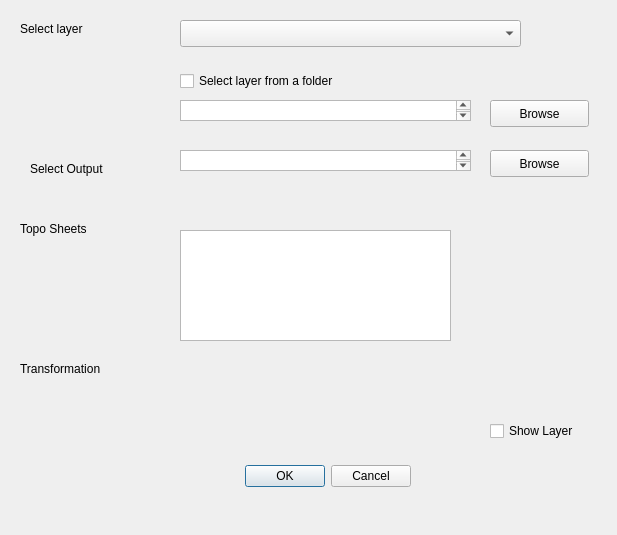
<?xml version="1.0" encoding="UTF-8"?>
<ui version="4.0">
 <class>UTM2CassinDialogBase</class>
 <widget class="QDialog" name="UTM2CassinDialogBase">
  <property name="geometry">
   <rect>
    <x>0</x>
    <y>0</y>
    <width>617</width>
    <height>535</height>
   </rect>
  </property>
  <property name="windowTitle">
   <string>UTM2Cassin</string>
  </property>
  <widget class="QDialogButtonBox" name="button_box">
   <property name="geometry">
    <rect>
     <x>70</x>
     <y>460</y>
     <width>341</width>
     <height>32</height>
    </rect>
   </property>
   <property name="orientation">
    <enum>Qt::Horizontal</enum>
   </property>
   <property name="standardButtons">
    <set>QDialogButtonBox::Cancel|QDialogButtonBox::Ok</set>
   </property>
  </widget>
  <widget class="QLabel" name="label">
   <property name="geometry">
    <rect>
     <x>20</x>
     <y>20</y>
     <width>101</width>
     <height>17</height>
    </rect>
   </property>
   <property name="text">
    <string>Select layer</string>
   </property>
  </widget>
  <widget class="QgsMapLayerComboBox" name="cboLayer">
   <property name="geometry">
    <rect>
     <x>180</x>
     <y>20</y>
     <width>341</width>
     <height>27</height>
    </rect>
   </property>
  </widget>
  <widget class="QCheckBox" name="chkSelect">
   <property name="geometry">
    <rect>
     <x>180</x>
     <y>70</y>
     <width>221</width>
     <height>22</height>
    </rect>
   </property>
   <property name="text">
    <string>Select layer from a folder</string>
   </property>
  </widget>
  <widget class="QTextEdit" name="textEdit">
   <property name="geometry">
    <rect>
     <x>180</x>
     <y>100</y>
     <width>291</width>
     <height>21</height>
    </rect>
   </property>
  </widget>
  <widget class="QPushButton" name="pushButton">
   <property name="geometry">
    <rect>
     <x>490</x>
     <y>100</y>
     <width>99</width>
     <height>27</height>
    </rect>
   </property>
   <property name="text">
    <string>Browse</string>
   </property>
  </widget>
  <widget class="QPushButton" name="btnOutput">
   <property name="geometry">
    <rect>
     <x>490</x>
     <y>150</y>
     <width>99</width>
     <height>27</height>
    </rect>
   </property>
   <property name="text">
    <string>Browse</string>
   </property>
  </widget>
  <widget class="QPlainTextEdit" name="txtInput">
   <property name="geometry">
    <rect>
     <x>180</x>
     <y>230</y>
     <width>271</width>
     <height>111</height>
    </rect>
   </property>
  </widget>
  <widget class="QLabel" name="label_2">
   <property name="geometry">
    <rect>
     <x>30</x>
     <y>160</y>
     <width>111</width>
     <height>17</height>
    </rect>
   </property>
   <property name="text">
    <string>Select Output</string>
   </property>
  </widget>
  <widget class="QLabel" name="label_3">
   <property name="geometry">
    <rect>
     <x>20</x>
     <y>220</y>
     <width>121</width>
     <height>17</height>
    </rect>
   </property>
   <property name="text">
    <string>Topo Sheets</string>
   </property>
  </widget>
  <widget class="QLabel" name="label_4">
   <property name="geometry">
    <rect>
     <x>20</x>
     <y>360</y>
     <width>141</width>
     <height>17</height>
    </rect>
   </property>
   <property name="text">
    <string>Transformation</string>
   </property>
  </widget>
  <widget class="QCheckBox" name="chkLoad">
   <property name="geometry">
    <rect>
     <x>490</x>
     <y>420</y>
     <width>111</width>
     <height>22</height>
    </rect>
   </property>
   <property name="text">
    <string>Show Layer</string>
   </property>
  </widget>
  <widget class="QPlainTextEdit" name="txtOutput">
   <property name="geometry">
    <rect>
     <x>180</x>
     <y>150</y>
     <width>291</width>
     <height>21</height>
    </rect>
   </property>
  </widget>
 </widget>
 <customwidgets>
  <customwidget>
   <class>QgsMapLayerComboBox</class>
   <extends>QComboBox</extends>
   <header>qgsmaplayercombobox.h</header>
  </customwidget>
 </customwidgets>
 <resources/>
 <connections>
  <connection>
   <sender>button_box</sender>
   <signal>accepted()</signal>
   <receiver>UTM2CassinDialogBase</receiver>
   <slot>accept()</slot>
   <hints>
    <hint type="sourcelabel">
     <x>20</x>
     <y>20</y>
    </hint>
    <hint type="destinationlabel">
     <x>20</x>
     <y>20</y>
    </hint>
   </hints>
  </connection>
  <connection>
   <sender>button_box</sender>
   <signal>rejected()</signal>
   <receiver>UTM2CassinDialogBase</receiver>
   <slot>reject()</slot>
   <hints>
    <hint type="sourcelabel">
     <x>20</x>
     <y>20</y>
    </hint>
    <hint type="destinationlabel">
     <x>20</x>
     <y>20</y>
    </hint>
   </hints>
  </connection>
 </connections>
</ui>
